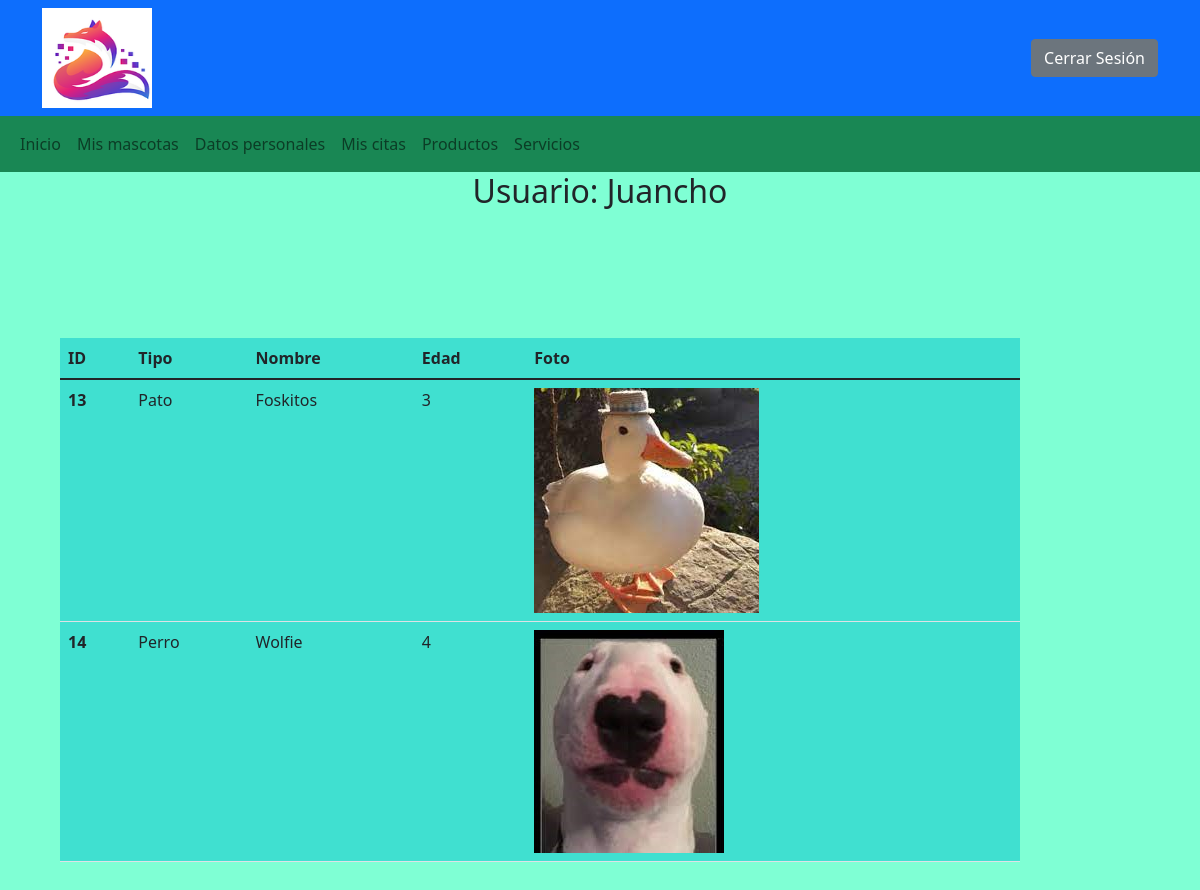
Page /php/mis_mascotas.php (signed in) on the committed database.
### tables this page shows
CREATE TABLE `cliente` (
  `id` int(2) NOT NULL,
  `tipo_animal` varchar(25) NOT NULL,
  `nombre` varchar(25) NOT NULL COMMENT 'nombre del animal',
  `edad` int(2) NOT NULL,
  `dni_dueño` varchar(9) NOT NULL,
  `foto` varchar(350) NOT NULL COMMENT 'url de imagen'
);

### php/mis_mascotas.php (the view, shortened to what this page needs)
<!DOCTYPE html>
<html lang="es">
<head>
 <link href="https://cdn.jsdelivr.net/npm/bootstrap@5.1.3/dist/css/bootstrap.min.css" rel="stylesheet">
 <link rel="stylesheet" href="../estilos/estilos.css">
</head>
<body>
<?php
        require('./funciones.php');
        $conexion=conexion();
        if(isset($_SESSION['dni'])){
                if($_SESSION['dni']!='00000000A'){
                        $r1=".";
                        $e1="../";
                        $e2=".";
                        echo insertar_cab($r1);
                        echo insertar_nav($e1,$e2);
                      echo'<main><h2 class="titulo">Usuario: '.$_SESSION['nick'].'</h2>';
                      $dueño=$_SESSION['dni'];
                      $sentencia="select c.id, c.edad, c.tipo_animal, c.nombre, c.foto from cliente c, dueño d
                      where c.dni_dueño = d.dni and d.dni=?";
                      $consulta=$conexion->prepare($sentencia);
                      $consulta->bind_param("s",$dueño);
                      $consulta->bind_result($id,$edad,$tipo,$nombre,$foto);
                      $consulta->execute();
                      $consulta->store_result();
                      echo'
                      <section class="tabla">
                      <table class="table">
                             <thead>
                               <tr>
                                   <th scope="col">ID</th>
                                   <th scope="col">Tipo</th>
                                   <th scope="col">Nombre</th>
                                   <th scope="col">Edad</th>
                                   <th scope="col">Foto</th>
                               </tr>
                           </thead>
                           <tbody>';
                     while($consulta->fetch()){
                       echo
                           '
                           <tr>
                               <th scope="row">'.$id.'</th>
                               <td>'.$tipo.'</td>
                               <td>'.$nombre.'</td>
                               <td>'.$edad.'</td>
                               <td><img src='.$foto.'></td>
                         </tr>';
                      }
                      echo"</table></section></main>";
                }else{
                 echo"<h3 class='error'>ERROR: No tiene acceso a esta página</h3>";
                 echo'<META HTTP-EQUIV="REFRESH"CONTENT="2;URL=http:../index.php">';
                }
        }else{
         echo"<h3 class='error'>ERROR: No tiene acceso a esta página</h3>";
         echo'<META HTTP-EQUIV="REFRESH"CONTENT="2;URL=http:login_registro.php">';
        }
?>
</body>
</html>

### estilos/estilos.css (style rules this page uses)
body { background-color: aquamarine; }
.titulo { display: flex; justify-content: center; padding-bottom: 10%; }
.tabla { background-color: turquoise; margin-left: 5%; margin-bottom: 5%; width: 80%; }

### rows in the picture
cliente: id "13", tipo_animal "Pato", nombre "Foskitos", edad "3", foto (picture)
cliente: id "14", tipo_animal "Perro", nombre "Wolfie", edad "4", foto (picture)

### other values in the picture
$_SESSION['nick'] "Juancho"
